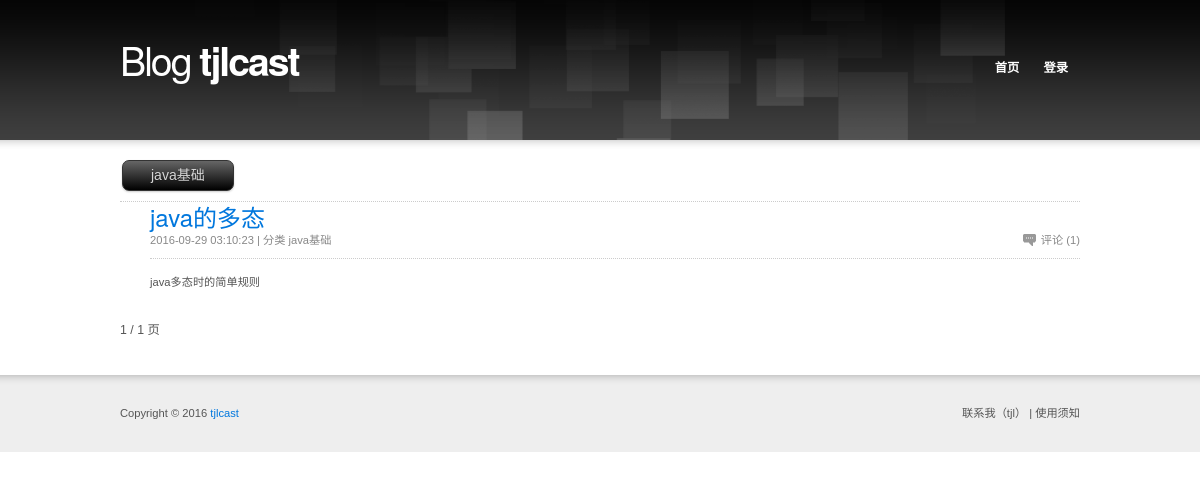
The page /category/?cid=3 on the database as committed earlier.
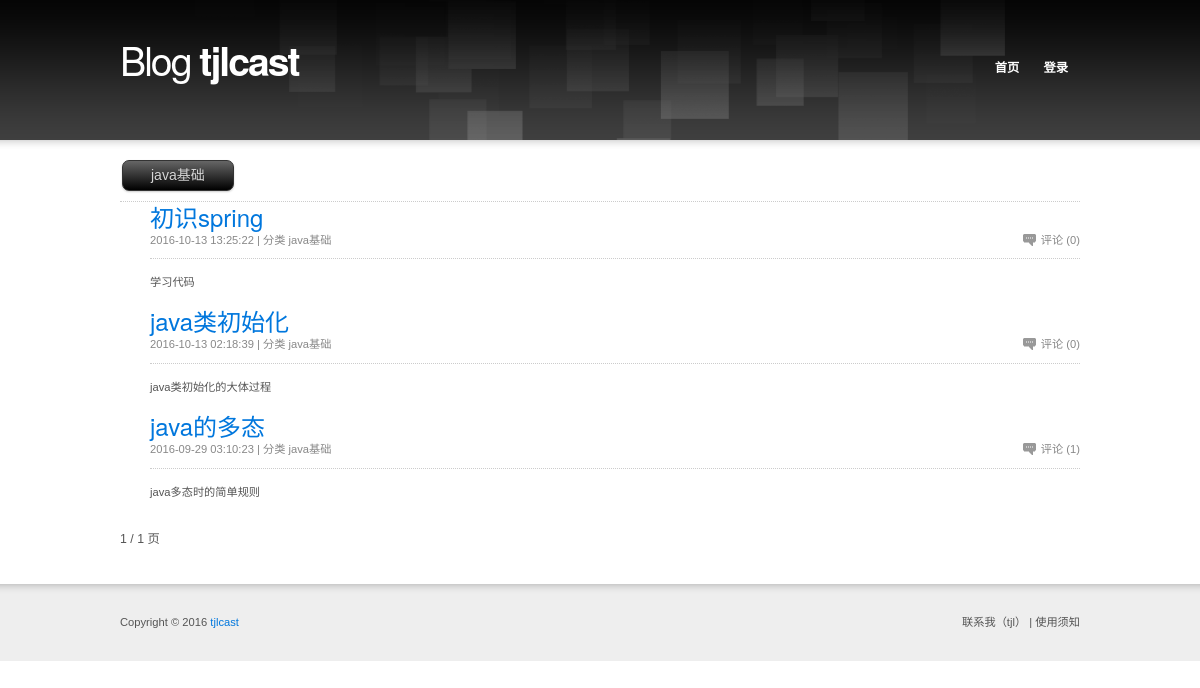
The same page on the database as committed later.
### blog_old_project/models.py (models this page shows, shortened)
class Category(models.Model):
    name = models.CharField(max_length=30, verbose_name='分类名称')
    index = models.IntegerField(default=999,verbose_name='分类的排序')
    class Meta:
        verbose_name = '分类'
        verbose_name_plural = verbose_name
        ordering = ['index', 'id']

class Article(models.Model):
    title = models.CharField(max_length=50, verbose_name='文章标题')
    desc = models.CharField(max_length=50, verbose_name='文章描述')
    content = models.TextField(verbose_name='文章内容')
    click_count = models.IntegerField(default=0, verbose_name='点击次数')
    is_recommend = models.BooleanField(default=False, verbose_name='是否推荐')
    date_publish = models.DateTimeField(auto_now_add=True, verbose_name='发布时间')
    user = models.ForeignKey(User, verbose_name='用户')
    category = models.ForeignKey(Category, blank=True, null=True, verbose_name='分类')
    tag = models.ManyToManyField(Tag, verbose_name='标签')
    objects = ArticleManager()
    class Meta:
        verbose_name = '文章'
        verbose_name_plural = verbose_name
        ordering = ['-date_publish']

### blog_old_project/views.py (the view)
# urls.py: url(r'category/$', category, name='category'),
def category(request):
    try:
        cid = request.GET.get('cid', None)
        try:
            category = Category.objects.get(pk=cid)
        except Category.DoesNotExist:
            return render(request, 'failure.html', {'msg': '分类不存在'})
        article_list = Article.objects.filter(category=category)
        article_list = getPaginator(request, article_list, 1, 5)
    except Exception as e:
        logger.error(e)
    return render(request, 'category.html', locals())

### blog_old_project/tools/MyPagination.py (called while the page is built)
    def page(self, number):
        self.page_num = number
        return super(JuncheePaginator, self).page(number)

### blog_old_project/views.py (called while the page is built)
def global_settings(request):
    SITE_NAME = settings.SITE_NAME
    SITE_DESC = settings.SITE_DESC
    return locals()

def getPaginator(request, obj_list, curPage, page_size=5):
    paginator = JuncheePaginator(obj_list, page_size)
    try:
        cur_page = int(curPage)
        obj_list = paginator.page(cur_page)
    except Exception as e:
        obj_list = paginator.page(1)
    return obj_list

### templates/category.html (shortened to what this page needs)
{% extends '__base__.html' %}
{% block content %}
	<div id="section" class="box">
		<div class="button black"> {{ category.name }} </div>
		<div style="border-bottom: 1px dotted #CCC;margin: 10px 0 0 0"></div>
		<ul class="articles box">
                {% for article in article_list %}
                    <li>
					<h2><a href="{% url 'article' %}?id={{ article.id }}">{{ article.title }}</a></h2>
					<div class="article-info box">
						<p class="f-right"><a href="{% url 'article' %}?id={{ article.id }}" class="comment">评论 ({{ article.comment_set.all.count }})</a></p>
						<p class="f-left">{{ article.date_publish | date:'Y-m-d H:i:s' }} | 分类 {{ article.category.name }} </p>
					</div>
					<p>{{ article.desc }}</p>
				    </li>
                {% endfor %}
			</ul>
            <div class="pagination box">
                    <p class="f-left"> {{ article_list.number }} / {{ article_list.paginator.num_pages }} 页</p>
            </div>
	</div>
{% endblock %}

### templates/__base__.html (shortened to what this page needs)
{% load staticfiles %}
<!DOCTYPE html PUBLIC "-//W3C//DTD XHTML 1.0 Strict//EN" "http://www.w3.org/TR/xhtml1/DTD/xhtml1-strict.dtd">
<html xmlns="http://www.w3.org/1999/xhtml">
<head>
	<link rel="stylesheet" media="screen,projection" type="text/css" href="{% static 'css/main.css' %}" />
	<link rel="stylesheet" media="screen,projection" type="text/css" href="{% static 'css/skin.css' %}" />
    <link rel="stylesheet" media="screen,projection" type="text/css" href="{% static 'css/botton.css' %}" />
    <link rel="stylesheet" href="{% static 'css/monokai.css' %}"/>
    <link rel="stylesheet" href="/static/uikit/css/uikit.css">
    <link rel="stylesheet" href="/static/uikit/css/uikit.min.css"/>
</head>
<body>
<div class="main">
	<div id="header" class="box">
		<h1 id="logo">Blog<span> {{ SITE_NAME }}</span></h1>
		<ul id="nav">
			<li {% if request.path == '/' %}class="current"{% endif %}><a href='{% url 'index' %}'>首页</a></li>
            {% if request.user.is_authenticated %}
			<li {% if request.path == '/logout/' %}class="current"{% endif %}><a href="{% url 'logout' %}" onclick="return isSure();">注销</a></li>
            <script>function isSure(){
                var mes=confirm("您确定要注销吗？");
                if(mes==true){ return true; }
                return false;
                }
            </script>
                <li style="display: {% if not request.user.is_authenticated %}none{% endif %}" >
                    <a>welcome {{ request.user.username }}</a>
                </li>
                <li style="display: {% ifequal request.user.username 'admin' %}block{% else %}none{% endifequal %}" >
                    <a href="{% url 'article_add' %}">写博文</a>
                </li>
            {% else %}
                <li {% if request.path == '/login/' %}class="current"{% endif %}><a href="{% url 'login' %}">登录</a></li>
            {% endif %}
		</ul>
	</div>
    {% block content %}
    {% endblock %}
</div>
<div id="footer">
	<div class="main box">
		<p class="f-right t-right"> 联系我（tjl） |  使用须知</p>
		<p class="f-left">Copyright &copy;&nbsp;2016 <a href="http://www.maiziedu.com/">tjlcast</a></p>
	</div>
</div>
</body>
</html>

### static/css/main.css (style rules this page uses)
blockquote, body, button, code, dd, div, dl, dt, fieldset, form, h1, h2, h3, h4, h5, h6, img, legend, li, ol, p, pre, td, th, ul { margin:0; padding:0; border:0; vertical-align:baseline; }
address, blockquote, dl, fieldset, form, h1, h2, h3, h4, h5, h6, ol, p, table, ul { margin:15px 0; }
body { background:url("../design/bg.png") 0 0 repeat-x; font:0.8em/1.5 "arial", sans-serif; }
h1 { font-size:300%; font-weight:normal; }
h2 { font-size:220%; font-weight:bold; }
.main { width:960px; margin:0 auto; }
#header { position:relative; height:140px; overflow:hidden; background:url("../design/header.png") 50% 0 no-repeat; }
#header #logo { position:absolute; top:40px; left:0; margin:0; font-size:350%; line-height:1; letter-spacing:-2px; font-weight:normal; }
#header #logo span { font-weight:bold; }
#header #nav { position:absolute; top:38px; right:0; list-style:none; font-size:110%; }
#header #nav li { display:inline; }
#header #nav li a { display:block; float:left; padding:6px 12px; font-weight:bold; text-decoration:none; }
#section { overflow:hidden; padding:20px 0; }
.articles { margin:0; list-style:none; }
.articles h2 { margin:0; }
.articles h2 a { text-decoration:none; }
.articles .article-info { padding-bottom:10px; }
.articles .article-info .comment { padding-left:18px; background:url("../design/comment.gif") 0 50% no-repeat; }
.articles .article-info p { margin:0; }
.pagination { font-size:110%; }
#footer { padding:30px 0; background:url("../design/footer.gif") 0 0 repeat-x; }
#footer p { margin:0; }
.box { min-height:1px; _height:1%; }
.box:after { display:block; visibility:hidden; clear:both; line-height:0; font-size:0; content:"."; }
.f-left { float:left !important; }
.f-right { float:right !important; }
.t-right { text-align:right !important; }

### static/css/skin.css (style rules this page uses)
body { background-color:#FFF; color:#555; }
a { color:#222; }
h1 { color:#222; }
h2 { color:#222; }
#header #logo { color:#FFF; }
#header #nav li a { color:#FFF; }
.articles .article-info { border-bottom:1px dotted #CCC; color:#888; }
.articles .article-info a { color:#888; }
#footer { background-color:#EEE; }

### static/css/botton.css (style rules this page uses)
.button { display: inline-block; zoom: 1; *display: inline; vertical-align: baseline; margin: 0 2px; outline: none; cursor: pointer; text-align: center; text-decoration: none; font: 14px/100% Arial, Helvetica, sans-serif; padding: .5em 2em .55em; text-shadow: 0 1px 1px rgba(0,0,0,.3); -webkit-border-radius: .5em; -moz-border-radius: .5em; border-radius: .5em; -webkit-box-shadow: 0 1px 2px rgba(0,0,0,.2); -moz-box-shadow: 0 1px 2px rgba(0,0,0,.2); box-shadow: 0 1px 2px rgba(0,0,0,.2); }
.black { color: #d7d7d7; border: solid 1px #333; background: #333; background: -webkit-gradient(linear, left top, left bottom, from(#666), to(#000)); background: -moz-linear-gradient(top, #666, #000); filter: progid:DXImageTransform.Microsoft.gradient(startColorstr='#666666', endColorstr='#000000'); }

Rows that differ between the two databases and show on the page:
added Article: title "初识spring", comment_set.all.count "0", date_publish "2016-10-13 13:25:22", category.name "java基础", desc "学习代码"
added Article: title "java类初始化", comment_set.all.count "0", date_publish "2016-10-13 02:18:39", category.name "java基础", desc "java类初始化的大体过程"
